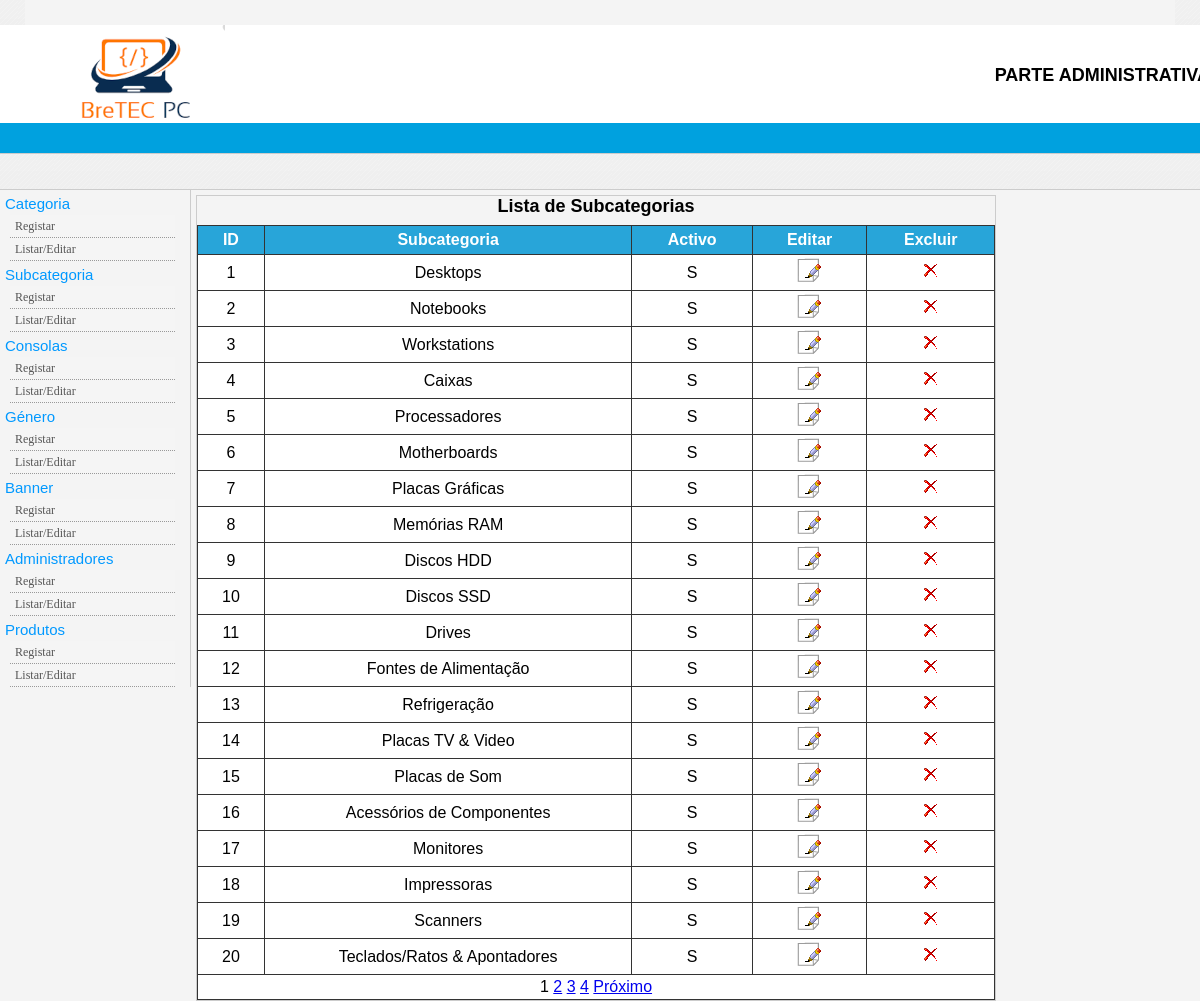
Page /admin/index.php?link=4 on the committed database.
### tables this page shows
CREATE TABLE `subcategorias` (
  `id_subcategorias` int(11) NOT NULL,
  `subcategoria` varchar(100) NOT NULL,
  `ordem_subcategoria` int(11) NOT NULL,
  `activo_subcategoria` varchar(45) NOT NULL DEFAULT 'S'
);

### admin/classes/conexaoMySQL.php (called while the page is built, shortened)
<?php
	class conexaoMySQL
	{
		protected $conexao;
		function conectar()
		{
	     	$this->conexao = mysqli_connect('localhost', 'root', '', 'lojabre');
		}
		function executarSQL($sql)
		{
			$this->qry = mysqli_query($this->conexao, $sql);
			return $this->qry;
		}
		function listar($qr)
		{
			$this->dados= mysqli_fetch_assoc($qr);
			return $this->dados;
		}
	}
?>

### admin/classes/Lista.php (the view, shortened to what this page needs)
<?php
	include_once("Paginacao.php");
	class Lista extends Paginacao{
		public function listaSubcategoria(){
			self::iniciaPaginacao();
			while ($linha = self::results()){
				echo "
				<tr>
				<td> $linha[id_subcategorias] </td>
				<td> $linha[subcategoria] </td>
				<td> $linha[activo_subcategoria] </td>
				<td> <a href='index.php?link=5&acao=Alterar&id=$linha[id_subcategorias]'> <img src='imagens/alterar.gif' border='0' /></a> </td>
				<td> <a href='index.php?link=5&acao=Excluir&id=$linha[id_subcategorias]'> <img src='imagens/excluir.gif' border='0' /></a> </td>
				</tr>
				";
			}
		}
	}
?>

### admin/estilos.css (style rules this page uses)
* { margin: 0; padding: 0; box-sizing: border-box; font-family: Verdana, Geneva, Tahoma, sans-serif; }
body { font-family: 'Trebuchet MS', 'Lucida Sans Unicode', 'Lucida Grande', 'Lucida Sans', Arial, sans-serif; font-size: 12px; background: #f4f4f4; }
table tbody tr td { padding: 3px; }

### rows in the picture
subcategorias: id_subcategorias "1", subcategoria "Desktops", activo_subcategoria "S"
subcategorias: id_subcategorias "2", subcategoria "Notebooks", activo_subcategoria "S"
subcategorias: id_subcategorias "3", subcategoria "Workstations", activo_subcategoria "S"
subcategorias: id_subcategorias "4", subcategoria "Caixas", activo_subcategoria "S"
subcategorias: id_subcategorias "5", subcategoria "Processadores", activo_subcategoria "S"
subcategorias: id_subcategorias "6", subcategoria "Motherboards", activo_subcategoria "S"
subcategorias: id_subcategorias "7", subcategoria "Placas Gráficas", activo_subcategoria "S"
subcategorias: id_subcategorias "8", subcategoria "Memórias RAM", activo_subcategoria "S"
subcategorias: id_subcategorias "9", subcategoria "Discos HDD", activo_subcategoria "S"
subcategorias: id_subcategorias "10", subcategoria "Discos SSD", activo_subcategoria "S"
subcategorias: id_subcategorias "11", subcategoria "Drives", activo_subcategoria "S"
subcategorias: id_subcategorias "12", subcategoria "Fontes de Alimentação", activo_subcategoria "S"
subcategorias: id_subcategorias "13", subcategoria "Refrigeração", activo_subcategoria "S"
subcategorias: id_subcategorias "14", subcategoria "Placas TV & Video", activo_subcategoria "S"
subcategorias: id_subcategorias "15", subcategoria "Placas de Som", activo_subcategoria "S"
subcategorias: id_subcategorias "16", subcategoria "Acessórios de Componentes", activo_subcategoria "S"
subcategorias: id_subcategorias "17", subcategoria "Monitores", activo_subcategoria "S"
subcategorias: id_subcategorias "18", subcategoria "Impressoras", activo_subcategoria "S"
subcategorias: id_subcategorias "19", subcategoria "Scanners", activo_subcategoria "S"
subcategorias: id_subcategorias "20", subcategoria "Teclados/Ratos & Apontadores", activo_subcategoria "S"
